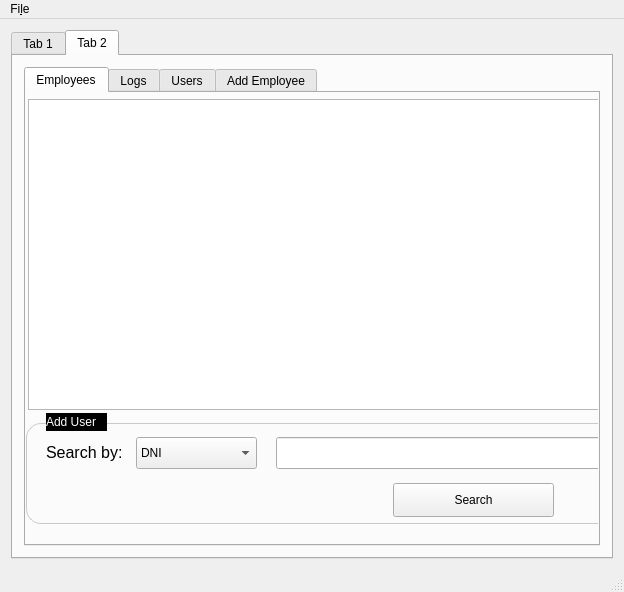
<?xml version="1.0" encoding="UTF-8"?>
<ui version="4.0">
 <class>MainWindow</class>
 <widget class="QMainWindow" name="MainWindow">
  <property name="geometry">
   <rect>
    <x>0</x>
    <y>0</y>
    <width>624</width>
    <height>592</height>
   </rect>
  </property>
  <property name="windowTitle">
   <string>MainWindow</string>
  </property>
  <widget class="QWidget" name="centralWidget">
   <layout class="QGridLayout" name="gridLayout">
    <item row="0" column="0">
     <widget class="QTabWidget" name="tabWidget">
      <property name="autoFillBackground">
       <bool>false</bool>
      </property>
      <property name="styleSheet">
       <string notr="true"/>
      </property>
      <property name="currentIndex">
       <number>1</number>
      </property>
      <widget class="QWidget" name="tab">
       <property name="styleSheet">
        <string notr="true">QWidget {
background-image: url(:/home/chris/wtcr_c/WTCR/build-management-Desktop-Debug/Resources/);

}</string>
       </property>
       <attribute name="title">
        <string>Tab 1</string>
       </attribute>
       <widget class="QLineEdit" name="lineEdit">
        <property name="geometry">
         <rect>
          <x>90</x>
          <y>50</y>
          <width>401</width>
          <height>51</height>
         </rect>
        </property>
        <property name="styleSheet">
         <string notr="true">QLineEdit{ background-color:rgb(202, 255, 227);
border: 2px solid gray;
border-radius: 10px;
padding: 0 8px;
selection-background-color: darkgray;
font-size: 16px;}
QLineEdit:focus { background-color:rgb(192, 192, 255);}</string>
        </property>
        <property name="text">
         <string>root</string>
        </property>
        <property name="placeholderText">
         <string>Usuario</string>
        </property>
       </widget>
       <widget class="QPushButton" name="pushButton">
        <property name="geometry">
         <rect>
          <x>170</x>
          <y>210</y>
          <width>231</width>
          <height>51</height>
         </rect>
        </property>
        <property name="font">
         <font>
          <pointsize>20</pointsize>
         </font>
        </property>
        <property name="styleSheet">
         <string notr="true"/>
        </property>
        <property name="text">
         <string>Conectar</string>
        </property>
       </widget>
       <widget class="QLineEdit" name="lineEdit_2">
        <property name="geometry">
         <rect>
          <x>90</x>
          <y>130</y>
          <width>401</width>
          <height>51</height>
         </rect>
        </property>
        <property name="styleSheet">
         <string notr="true">QLineEdit{ background-color:rgb(202, 255, 227);
border: 2px solid gray;
border-radius: 10px;
padding: 0 8px;
selection-background-color: darkgray;
font-size: 16px;}
QLineEdit:focus { background-color:rgb(192, 192, 255);}</string>
        </property>
        <property name="text">
         <string>root</string>
        </property>
        <property name="placeholderText">
         <string>Contraseña</string>
        </property>
       </widget>
      </widget>
      <widget class="QWidget" name="tab_2">
       <attribute name="title">
        <string>Tab 2</string>
       </attribute>
       <layout class="QGridLayout" name="gridLayout_2">
        <item row="0" column="0">
         <widget class="QTabWidget" name="tabWidget_users">
          <property name="currentIndex">
           <number>0</number>
          </property>
          <widget class="QWidget" name="tab_3">
           <attribute name="title">
            <string>Employees</string>
           </attribute>
           <widget class="QTableWidget" name="tableWidget">
            <property name="geometry">
             <rect>
              <x>2</x>
              <y>6</y>
              <width>751</width>
              <height>311</height>
             </rect>
            </property>
           </widget>
           <widget class="QLineEdit" name="lineEdit_searchEmployee">
            <property name="geometry">
             <rect>
              <x>250</x>
              <y>344</y>
              <width>451</width>
              <height>32</height>
             </rect>
            </property>
           </widget>
           <widget class="QLabel" name="label_9">
            <property name="geometry">
             <rect>
              <x>20</x>
              <y>350</y>
              <width>81</width>
              <height>18</height>
             </rect>
            </property>
            <property name="font">
             <font>
              <pointsize>12</pointsize>
             </font>
            </property>
            <property name="text">
             <string>Search by:</string>
            </property>
           </widget>
           <widget class="QLabel" name="label_10">
            <property name="geometry">
             <rect>
              <x>0</x>
              <y>330</y>
              <width>711</width>
              <height>101</height>
             </rect>
            </property>
            <property name="styleSheet">
             <string notr="true">QLabel {
border: 1px solid #CBC8C8;
border-radius: 15px;
}</string>
            </property>
            <property name="text">
             <string/>
            </property>
           </widget>
           <widget class="QLabel" name="label_11">
            <property name="geometry">
             <rect>
              <x>20</x>
              <y>320</y>
              <width>61</width>
              <height>18</height>
             </rect>
            </property>
            <property name="styleSheet">
             <string notr="true">QLabel{
background: solid black;
color: white;
}</string>
            </property>
            <property name="text">
             <string>Add User</string>
            </property>
           </widget>
           <widget class="QComboBox" name="comboBox_2">
            <property name="geometry">
             <rect>
              <x>110</x>
              <y>344</y>
              <width>121</width>
              <height>32</height>
             </rect>
            </property>
            <item>
             <property name="text">
              <string>DNI</string>
             </property>
            </item>
            <item>
             <property name="text">
              <string>NIE</string>
             </property>
            </item>
            <item>
             <property name="text">
              <string>Name</string>
             </property>
            </item>
            <item>
             <property name="text">
              <string>Surname1</string>
             </property>
            </item>
           </widget>
           <widget class="QPushButton" name="pushButton_searchEmployee">
            <property name="geometry">
             <rect>
              <x>367</x>
              <y>390</y>
              <width>161</width>
              <height>34</height>
             </rect>
            </property>
            <property name="text">
             <string>Search</string>
            </property>
           </widget>
           <zorder>label_10</zorder>
           <zorder>tableWidget</zorder>
           <zorder>lineEdit_searchEmployee</zorder>
           <zorder>label_9</zorder>
           <zorder>label_11</zorder>
           <zorder>comboBox_2</zorder>
           <zorder>pushButton_searchEmployee</zorder>
          </widget>
          <widget class="QWidget" name="tab_4">
           <attribute name="title">
            <string>Logs</string>
           </attribute>
           <widget class="QTableWidget" name="tableWidget_logs">
            <property name="geometry">
             <rect>
              <x>4</x>
              <y>6</y>
              <width>751</width>
              <height>301</height>
             </rect>
            </property>
           </widget>
           <widget class="QLabel" name="label_12">
            <property name="geometry">
             <rect>
              <x>20</x>
              <y>320</y>
              <width>711</width>
              <height>101</height>
             </rect>
            </property>
            <property name="styleSheet">
             <string notr="true">QLabel {
border: 1px solid #CBC8C8;
border-radius: 15px;
}</string>
            </property>
            <property name="text">
             <string/>
            </property>
           </widget>
           <widget class="QLabel" name="label_13">
            <property name="geometry">
             <rect>
              <x>40</x>
              <y>310</y>
              <width>61</width>
              <height>18</height>
             </rect>
            </property>
            <property name="styleSheet">
             <string notr="true">QLabel{
background: solid black;
color: white;
}</string>
            </property>
            <property name="text">
             <string>Add User</string>
            </property>
           </widget>
           <widget class="QPushButton" name="pushButton_searchLogs">
            <property name="geometry">
             <rect>
              <x>387</x>
              <y>380</y>
              <width>161</width>
              <height>34</height>
             </rect>
            </property>
            <property name="text">
             <string>Search</string>
            </property>
           </widget>
           <widget class="QLineEdit" name="lineEdit_searchLogs">
            <property name="geometry">
             <rect>
              <x>270</x>
              <y>334</y>
              <width>451</width>
              <height>32</height>
             </rect>
            </property>
           </widget>
           <widget class="QComboBox" name="comboBox_3">
            <property name="geometry">
             <rect>
              <x>130</x>
              <y>334</y>
              <width>121</width>
              <height>32</height>
             </rect>
            </property>
            <item>
             <property name="text">
              <string>ID</string>
             </property>
            </item>
            <item>
             <property name="text">
              <string>Serial ID</string>
             </property>
            </item>
            <item>
             <property name="text">
              <string>Date</string>
             </property>
            </item>
           </widget>
           <widget class="QLabel" name="label_14">
            <property name="geometry">
             <rect>
              <x>40</x>
              <y>340</y>
              <width>81</width>
              <height>18</height>
             </rect>
            </property>
            <property name="font">
             <font>
              <pointsize>12</pointsize>
             </font>
            </property>
            <property name="text">
             <string>Search by:</string>
            </property>
           </widget>
          </widget>
          <widget class="QWidget" name="tab_5">
           <attribute name="title">
            <string>Users</string>
           </attribute>
           <widget class="QTableWidget" name="tableWidget_users">
            <property name="geometry">
             <rect>
              <x>10</x>
              <y>60</y>
              <width>381</width>
              <height>361</height>
             </rect>
            </property>
           </widget>
           <widget class="QLineEdit" name="lineEdit_adduser_username">
            <property name="geometry">
             <rect>
              <x>510</x>
              <y>90</y>
              <width>211</width>
              <height>32</height>
             </rect>
            </property>
            <property name="placeholderText">
             <string>Username</string>
            </property>
           </widget>
           <widget class="QPushButton" name="pushButton_2">
            <property name="geometry">
             <rect>
              <x>287</x>
              <y>13</y>
              <width>101</width>
              <height>41</height>
             </rect>
            </property>
            <property name="text">
             <string>Refresh</string>
            </property>
           </widget>
           <widget class="QLabel" name="label">
            <property name="geometry">
             <rect>
              <x>420</x>
              <y>60</y>
              <width>321</width>
              <height>201</height>
             </rect>
            </property>
            <property name="styleSheet">
             <string notr="true">QLabel {
border: 1px solid #CBC8C8;
border-radius: 15px;
}</string>
            </property>
            <property name="text">
             <string/>
            </property>
           </widget>
           <widget class="QLabel" name="label_2">
            <property name="geometry">
             <rect>
              <x>440</x>
              <y>50</y>
              <width>61</width>
              <height>18</height>
             </rect>
            </property>
            <property name="styleSheet">
             <string notr="true">QLabel{
background: solid black;
color: white;
}</string>
            </property>
            <property name="text">
             <string>Add User</string>
            </property>
           </widget>
           <widget class="QLineEdit" name="lineEdit_adduser_password">
            <property name="geometry">
             <rect>
              <x>510</x>
              <y>130</y>
              <width>211</width>
              <height>32</height>
             </rect>
            </property>
            <property name="placeholderText">
             <string>Password</string>
            </property>
           </widget>
           <widget class="QPushButton" name="pushButton_addUser">
            <property name="geometry">
             <rect>
              <x>560</x>
              <y>210</y>
              <width>101</width>
              <height>34</height>
             </rect>
            </property>
            <property name="font">
             <font>
              <pointsize>12</pointsize>
              <weight>75</weight>
              <bold>true</bold>
             </font>
            </property>
            <property name="text">
             <string>Add</string>
            </property>
           </widget>
           <widget class="QLabel" name="label_3">
            <property name="geometry">
             <rect>
              <x>430</x>
              <y>96</y>
              <width>81</width>
              <height>20</height>
             </rect>
            </property>
            <property name="font">
             <font>
              <pointsize>11</pointsize>
             </font>
            </property>
            <property name="text">
             <string>Username:</string>
            </property>
           </widget>
           <widget class="QLabel" name="label_4">
            <property name="geometry">
             <rect>
              <x>430</x>
              <y>136</y>
              <width>81</width>
              <height>20</height>
             </rect>
            </property>
            <property name="font">
             <font>
              <pointsize>11</pointsize>
             </font>
            </property>
            <property name="text">
             <string>Password:</string>
            </property>
           </widget>
           <widget class="QLabel" name="label_5">
            <property name="geometry">
             <rect>
              <x>410</x>
              <y>280</y>
              <width>321</width>
              <height>141</height>
             </rect>
            </property>
            <property name="styleSheet">
             <string notr="true">QLabel {
border: 1px solid #CBC8C8;
border-radius: 15px;
}</string>
            </property>
            <property name="text">
             <string/>
            </property>
           </widget>
           <widget class="QLabel" name="label_6">
            <property name="geometry">
             <rect>
              <x>430</x>
              <y>270</y>
              <width>81</width>
              <height>18</height>
             </rect>
            </property>
            <property name="styleSheet">
             <string notr="true">QLabel{
background: solid black;
color: white;
}</string>
            </property>
            <property name="text">
             <string>Search User</string>
            </property>
           </widget>
           <widget class="QLabel" name="label_7">
            <property name="geometry">
             <rect>
              <x>430</x>
              <y>176</y>
              <width>71</width>
              <height>20</height>
             </rect>
            </property>
            <property name="font">
             <font>
              <pointsize>11</pointsize>
             </font>
            </property>
            <property name="text">
             <string>Privilege</string>
            </property>
           </widget>
           <widget class="QComboBox" name="comboBox">
            <property name="geometry">
             <rect>
              <x>510</x>
              <y>170</y>
              <width>211</width>
              <height>32</height>
             </rect>
            </property>
            <item>
             <property name="text">
              <string>1</string>
             </property>
            </item>
            <item>
             <property name="text">
              <string>2</string>
             </property>
            </item>
            <item>
             <property name="text">
              <string>3</string>
             </property>
            </item>
           </widget>
           <widget class="QLabel" name="label_8">
            <property name="geometry">
             <rect>
              <x>430</x>
              <y>316</y>
              <width>81</width>
              <height>20</height>
             </rect>
            </property>
            <property name="font">
             <font>
              <pointsize>11</pointsize>
             </font>
            </property>
            <property name="text">
             <string>Username:</string>
            </property>
           </widget>
           <widget class="QLineEdit" name="lineEdit_adduser_username_2">
            <property name="geometry">
             <rect>
              <x>510</x>
              <y>310</y>
              <width>211</width>
              <height>32</height>
             </rect>
            </property>
            <property name="placeholderText">
             <string>Username</string>
            </property>
           </widget>
           <widget class="QPushButton" name="pushButton_searchUser">
            <property name="geometry">
             <rect>
              <x>560</x>
              <y>360</y>
              <width>101</width>
              <height>34</height>
             </rect>
            </property>
            <property name="font">
             <font>
              <pointsize>12</pointsize>
              <weight>75</weight>
              <bold>true</bold>
             </font>
            </property>
            <property name="text">
             <string>Search</string>
            </property>
           </widget>
           <zorder>label</zorder>
           <zorder>tableWidget_users</zorder>
           <zorder>lineEdit_adduser_username</zorder>
           <zorder>pushButton_2</zorder>
           <zorder>label_2</zorder>
           <zorder>lineEdit_adduser_password</zorder>
           <zorder>pushButton_addUser</zorder>
           <zorder>label_3</zorder>
           <zorder>label_4</zorder>
           <zorder>label_5</zorder>
           <zorder>label_6</zorder>
           <zorder>label_7</zorder>
           <zorder>comboBox</zorder>
           <zorder>label_8</zorder>
           <zorder>lineEdit_adduser_username_2</zorder>
           <zorder>pushButton_searchUser</zorder>
          </widget>
          <widget class="QWidget" name="tab_6">
           <attribute name="title">
            <string>Add Employee</string>
           </attribute>
           <widget class="QLabel" name="label_15">
            <property name="geometry">
             <rect>
              <x>20</x>
              <y>106</y>
              <width>81</width>
              <height>20</height>
             </rect>
            </property>
            <property name="font">
             <font>
              <pointsize>11</pointsize>
             </font>
            </property>
            <property name="text">
             <string>Surname1:</string>
            </property>
           </widget>
           <widget class="QPushButton" name="pushButton_addUser_2">
            <property name="geometry">
             <rect>
              <x>380</x>
              <y>340</y>
              <width>141</width>
              <height>51</height>
             </rect>
            </property>
            <property name="font">
             <font>
              <pointsize>12</pointsize>
              <weight>75</weight>
              <bold>true</bold>
             </font>
            </property>
            <property name="text">
             <string>Add</string>
            </property>
           </widget>
           <widget class="QLabel" name="label_16">
            <property name="geometry">
             <rect>
              <x>20</x>
              <y>65</y>
              <width>61</width>
              <height>20</height>
             </rect>
            </property>
            <property name="font">
             <font>
              <pointsize>11</pointsize>
             </font>
            </property>
            <property name="text">
             <string>Name:</string>
            </property>
           </widget>
           <widget class="QLineEdit" name="lineEdit_adduser_password_2">
            <property name="geometry">
             <rect>
              <x>130</x>
              <y>100</y>
              <width>391</width>
              <height>32</height>
             </rect>
            </property>
            <property name="placeholderText">
             <string>Surname 1</string>
            </property>
           </widget>
           <widget class="QLabel" name="label_17">
            <property name="geometry">
             <rect>
              <x>10</x>
              <y>30</y>
              <width>541</width>
              <height>391</height>
             </rect>
            </property>
            <property name="styleSheet">
             <string notr="true">QLabel {
border: 1px solid #CBC8C8;
border-radius: 15px;
}</string>
            </property>
            <property name="text">
             <string/>
            </property>
           </widget>
           <widget class="QLabel" name="label_18">
            <property name="geometry">
             <rect>
              <x>30</x>
              <y>20</y>
              <width>61</width>
              <height>18</height>
             </rect>
            </property>
            <property name="styleSheet">
             <string notr="true">QLabel{
background: solid black;
color: white;
}</string>
            </property>
            <property name="text">
             <string>Add User</string>
            </property>
           </widget>
           <widget class="QLineEdit" name="lineEdit_adduser_username_3">
            <property name="geometry">
             <rect>
              <x>130</x>
              <y>60</y>
              <width>391</width>
              <height>32</height>
             </rect>
            </property>
            <property name="placeholderText">
             <string>Username</string>
            </property>
           </widget>
           <widget class="QLineEdit" name="lineEdit_adduser_password_3">
            <property name="geometry">
             <rect>
              <x>130</x>
              <y>144</y>
              <width>391</width>
              <height>32</height>
             </rect>
            </property>
            <property name="placeholderText">
             <string>Surname 2</string>
            </property>
           </widget>
           <widget class="QLabel" name="label_19">
            <property name="geometry">
             <rect>
              <x>20</x>
              <y>149</y>
              <width>81</width>
              <height>20</height>
             </rect>
            </property>
            <property name="font">
             <font>
              <pointsize>11</pointsize>
             </font>
            </property>
            <property name="text">
             <string>Surname2:</string>
            </property>
           </widget>
           <widget class="QLabel" name="label_20">
            <property name="geometry">
             <rect>
              <x>20</x>
              <y>190</y>
              <width>81</width>
              <height>20</height>
             </rect>
            </property>
            <property name="font">
             <font>
              <pointsize>11</pointsize>
             </font>
            </property>
            <property name="text">
             <string>Birth Date:</string>
            </property>
           </widget>
           <widget class="QLineEdit" name="lineEdit_adduser_password_4">
            <property name="geometry">
             <rect>
              <x>130</x>
              <y>185</y>
              <width>391</width>
              <height>32</height>
             </rect>
            </property>
            <property name="placeholderText">
             <string>Birth Date</string>
            </property>
           </widget>
           <widget class="QLabel" name="label_21">
            <property name="geometry">
             <rect>
              <x>20</x>
              <y>235</y>
              <width>101</width>
              <height>20</height>
             </rect>
            </property>
            <property name="font">
             <font>
              <pointsize>11</pointsize>
             </font>
            </property>
            <property name="text">
             <string>Identity Type:</string>
            </property>
           </widget>
           <widget class="QLineEdit" name="lineEdit_adduser_password_5">
            <property name="geometry">
             <rect>
              <x>130</x>
              <y>230</y>
              <width>391</width>
              <height>32</height>
             </rect>
            </property>
            <property name="placeholderText">
             <string>Identity Type</string>
            </property>
           </widget>
           <widget class="QLabel" name="label_22">
            <property name="geometry">
             <rect>
              <x>20</x>
              <y>282</y>
              <width>101</width>
              <height>20</height>
             </rect>
            </property>
            <property name="font">
             <font>
              <pointsize>11</pointsize>
             </font>
            </property>
            <property name="text">
             <string>Identity Num</string>
            </property>
           </widget>
           <widget class="QLineEdit" name="lineEdit_adduser_password_6">
            <property name="geometry">
             <rect>
              <x>130</x>
              <y>277</y>
              <width>391</width>
              <height>32</height>
             </rect>
            </property>
            <property name="placeholderText">
             <string>Identity Num</string>
            </property>
           </widget>
           <zorder>label_17</zorder>
           <zorder>label_15</zorder>
           <zorder>pushButton_addUser_2</zorder>
           <zorder>label_16</zorder>
           <zorder>lineEdit_adduser_password_2</zorder>
           <zorder>label_18</zorder>
           <zorder>lineEdit_adduser_username_3</zorder>
           <zorder>lineEdit_adduser_password_3</zorder>
           <zorder>label_19</zorder>
           <zorder>label_20</zorder>
           <zorder>lineEdit_adduser_password_4</zorder>
           <zorder>label_21</zorder>
           <zorder>lineEdit_adduser_password_5</zorder>
           <zorder>label_22</zorder>
           <zorder>lineEdit_adduser_password_6</zorder>
          </widget>
         </widget>
        </item>
       </layout>
      </widget>
     </widget>
    </item>
   </layout>
  </widget>
  <widget class="QMenuBar" name="menuBar">
   <property name="geometry">
    <rect>
     <x>0</x>
     <y>0</y>
     <width>624</width>
     <height>30</height>
    </rect>
   </property>
   <widget class="QMenu" name="menuFile">
    <property name="title">
     <string>Fi&amp;le</string>
    </property>
   </widget>
   <addaction name="menuFile"/>
  </widget>
  <widget class="QStatusBar" name="statusBar"/>
 </widget>
 <layoutdefault spacing="6" margin="11"/>
 <resources/>
 <connections/>
</ui>
